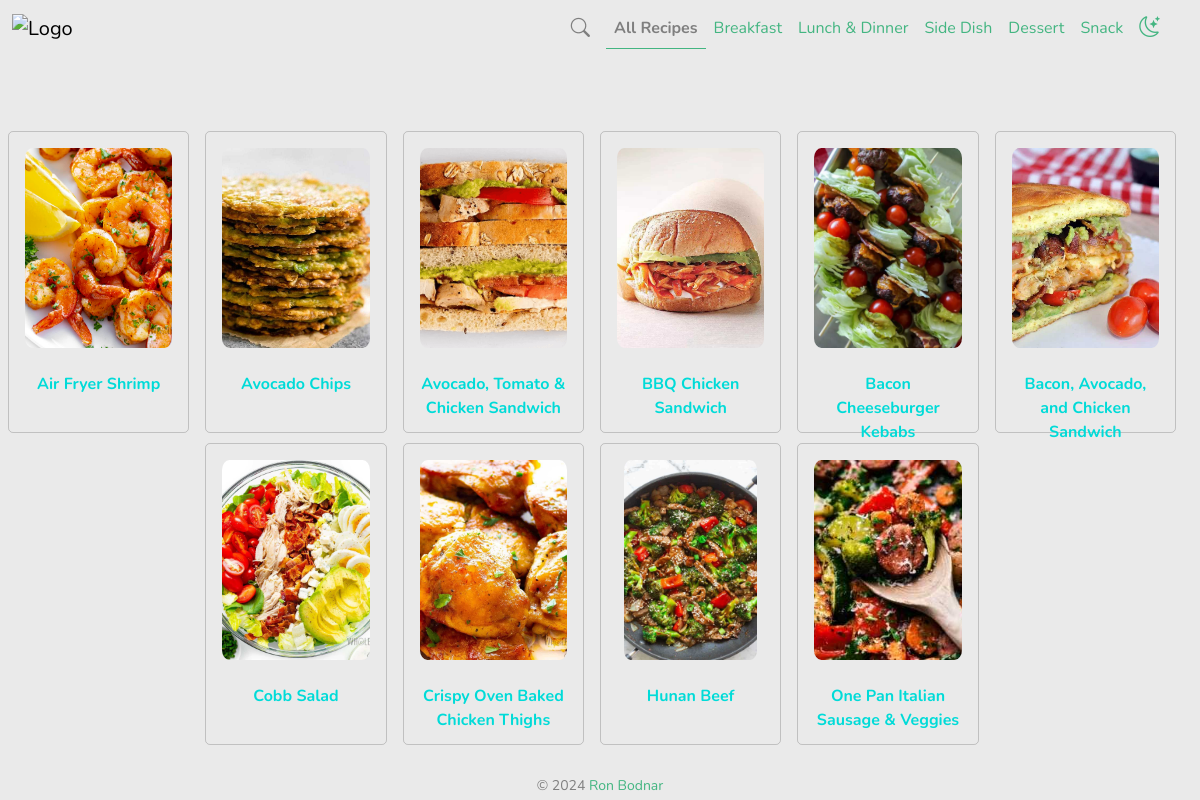
The page /course.php on the database its author committed.
### tables this page shows
CREATE TABLE "recipe" (
	"id" INTEGER NOT NULL  ,
	"date" DATETIME NOT NULL DEFAULT CURRENT_TIMESTAMP ,
	"name" VARCHAR(255) NOT NULL  ,
	"source" VARCHAR(255) NOT NULL  ,
	"ingredients" TEXT NOT NULL  ,
	"instructions" TEXT NOT NULL  ,
	"notes" TEXT NOT NULL  ,
	"nutritional_facts" TEXT NOT NULL  ,
	"servings" INTEGER NULL  ,
	"prep_time" INTEGER NULL  ,
	"cook_time" INTEGER NULL  ,
	"course_id" INTEGER NOT NULL  ,
	"tags" TEXT NOT NULL  ,
	PRIMARY KEY ("id")
);

### Database.class.php (called while the page is built, shortened)
<?php
class Database
{
    private $connection;
    function __construct()
    {
        try {
            $this->connection = new PDO('sqlite:'.__DIR__.'/database.sqlite');
        } catch (PDOException $e) {
            echo '<strong>PDO MySQL Error: ' . $e->getMessage() . '</strong><br />';
        }
    }
    function getAllRecipes()
    {
        try {
            $statement = $this->connection->prepare(
                'SELECT * FROM `recipe` ORDER BY `name` ASC'
            );
            $statement->execute();
            $result = $statement->fetchAll(PDO::FETCH_NAMED);
            return $result;
        } catch (PDOException $e) {
            echo '<strong>PDO MySQL Error:</strong><br /> ' . $e->getMessage() . '<br />';
        }
    }
}

### course.php (the view, shortened to what this page needs)
<?php
require 'header.php';
?>
<div class="container-fluid pt-4">
    <h2 class="text-center fw-bold pt-2 pb-4"></h2>
    <div class="row d-flex justify-content-center">
        <?php
        $recipes = $database->getAllRecipes();
        foreach ($recipes as $recipe) {
        ?>
            <div class="col-md-2 px-2">
                <div class="card content d-flex align-items-center">
                    <div class="card-body justify-content-center" style="height: 300px;">
                        <div class="recipe-preview-image text-center pt-2">
                            <a href="recipe?id=<?php echo $recipe['id']; ?>"><img class="img-fluid" src="uploads/<?php echo $recipe['id']; ?>.png" style="object-fit: cover; border-radius: 5%; width: 100%; height: 200px;" width="100%" height="100%" /></a>
                        </div>
                        <div class="recipe-preview-title pt-4 text-center">
                            <a href="recipe?id=<?php echo $recipe['id']; ?>" class="text-mron-blue fw-bold" style="font-size: 1rem;"><?php echo (strlen($recipe['name']) > 47) ? substr($recipe['name'], 0, 44) . '...' : $recipe['name']; ?></a>
                        </div>
                    </div>
                </div>
            </div>
        <?php } ?>
    </div>
</div>
<?php include 'footer.php'; ?>

### assets/css/style.css (style rules this page uses)
:root { --github-dark: #0d1117; --mron-green: #43b581; --mron-green-darker: #359067; --mron-blue: #00dbd8; --mron-blue-darker: #00afac; --mron-white: #eeeeee; --body-font: "Nunito", sans-serif; --normal-font-size: 1rem; --z-fixed: 100; color-scheme: dark light; }
html, html[data-theme="light"] { --radio-outline-color: #c4c6c2; --card-border-color: #c4c6c2; --light-text-color: #7f7f7f; --background-color: #eeeeee; --secondary-background-color: #eaeaea; --input-background-color: #ffffff; --box-shadow-color: lightgray; --separator-text-color: #ababab; --separator-line-color: lightgray; --scrollbar-color: rgba(127, 127, 127, 0.6); }
body { position: relative; margin: 0 0 0 0; color: var(--light-text-color); padding: 0 1rem; font-family: var(--body-font); font-size: var(--normal-font-size); transition: 0.5s; background-color: var(--secondary-background-color); }
.card { border-radius: 5px; background: transparent; box-shadow: none; }
.card-body { border-radius: 5px; color: var(--light-text-color); background: transparent; padding-top: 0.5rem; }
a { text-decoration: none; }
.text-mron-blue { color: var(--mron-blue); }
.content { margin-top: 10px; }
@media screen and (min-width: 1024px) { body { margin: calc(var(--header-height) + 1rem) 0 0 0; padding-left: calc(var(--nav-width) + 2rem); } }

### rows shown on the page
recipe: shows a picture, name "Air Fryer Shrimp"
recipe: shows a picture, name "Avocado Chips"
recipe: shows a picture, name "Avocado, Tomato & Chicken Sandwich"
recipe: shows a picture, name "BBQ Chicken Sandwich"
recipe: shows a picture, name "Bacon Cheeseburger Kebabs"
recipe: shows a picture, name "Bacon, Avocado, and Chicken Sandwich"
recipe: shows a picture, name "Cobb Salad"
recipe: shows a picture, name "Crispy Oven Baked Chicken Thighs"
recipe: shows a picture, name "Hunan Beef"
recipe: shows a picture, name "One Pan Italian Sausage & Veggies"
